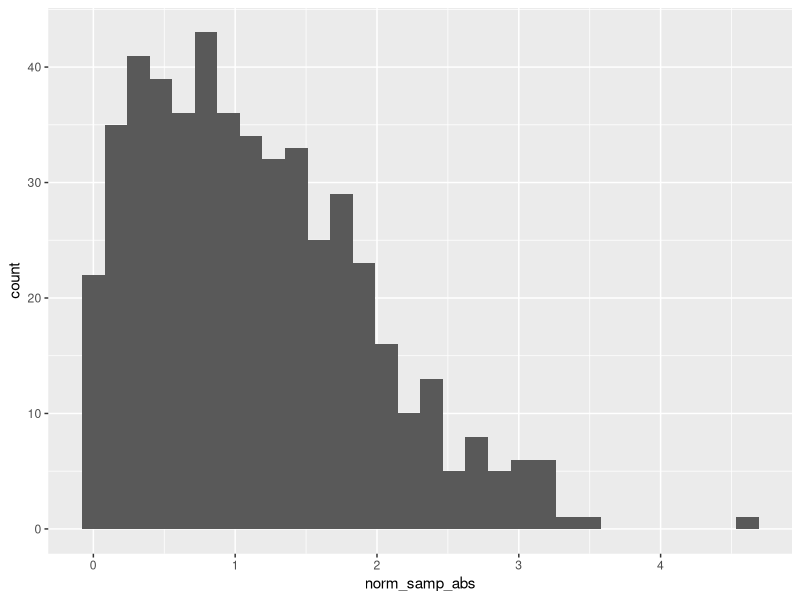

Recreate this plot in R.
## ---- chunk 1
library (tidyverse)
## ---- chunk 2
# echo = wil give results but not the code
# eval. = FALSE will show the code but nothing will run in the background. Use it when you know for a fact the code doesn't work. 
# include = FALSE: code not displayed nor executed 
samp = rnorm(100)
length(samp)
## ---- chunk 3
la_df = 
  tibble(
  norm_samp = rnorm(500, mean = 1),
  norm_samp_logical = norm_samp > 0,
  norm_samp_abs = abs(norm_samp)
  )

ggplot (la_df, aes(x = norm_samp_abs)) + geom_histogram()
